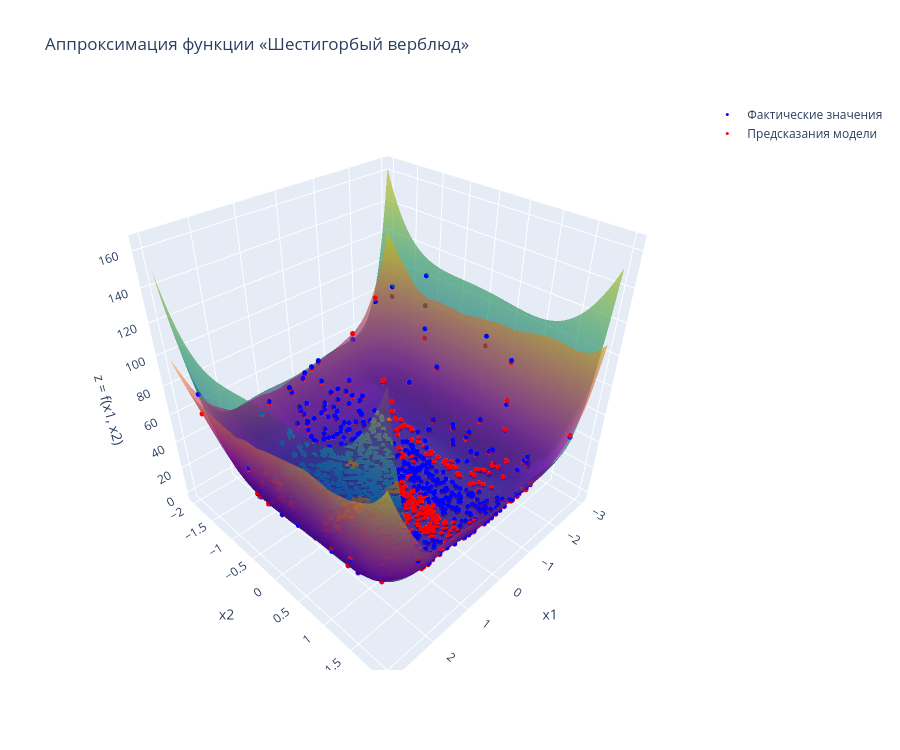

Source (notebook cell):
### Code cell
visualize_and_evaluate_3d_model(
    model=best_net_f2,
    X_test=X_test_f2,
    y_test=y_test_f2,
    y_pred=pred_f2,
    function=camel_back_6,
    title_name="Аппроксимация функции «Шестигорбый верблюд»"
)

### Figure 1 — Plotly figure (JSON) as saved in the notebook; plotly's stock layout.template omitted (floating-point values rounded to 4 significant figures; data arrays with more than 128 entries replaced by an {"elided": "..."} marker saying what was removed)
{"data": [{"colorscale": [[0.0, "#440154"], [0.1111, "#482878"], [0.2222, "#3e4989"], [0.3333, "#31688e"], [0.4444, "#26828e"], [0.5556, "#1f9e89"], [0.6667, "#35b779"], [0.7778, "#6ece58"], [0.8889, "#b5de2b"], [1.0, "#fde725"]], "name": "Исходная функция", "opacity": 0.65, "showscale": false, "x": {"elided": "80x80 float values"}, "y": {"elided": "80x80 float values"}, "z": {"elided": "80x80 float values"}, "type": "surface"}, {"colorscale": [[0.0, "#0d0887"], [0.1111, "#46039f"], [0.2222, "#7201a8"], [0.3333, "#9c179e"], [0.4444, "#bd3786"], [0.5556, "#d8576b"], [0.6667, "#ed7953"], [0.7778, "#fb9f3a"], [0.8889, "#fdca26"], [1.0, "#f0f921"]], "name": "Аппроксимация модели", "opacity": 0.65, "showscale": false, "x": {"elided": "80x80 float values"}, "y": {"elided": "80x80 float values"}, "z": {"elided": "80x80 float values"}, "type": "surface"}, {"marker": {"color": "blue", "size": 3}, "mode": "markers", "name": "Фактические значения", "x": {"elided": "1200 float values"}, "y": {"elided": "1200 float values"}, "z": {"elided": "1200 float values"}, "type": "scatter3d"}, {"marker": {"color": "red", "size": 3}, "mode": "markers", "name": "Предсказания модели", "x": {"elided": "1200 float values"}, "y": {"elided": "1200 float values"}, "z": {"elided": "1200 float values"}, "type": "scatter3d"}], "layout": {"title": {"text": "Аппроксимация функции «Шестигорбый верблюд»"}, "scene": {"xaxis": {"title": {"text": "x1"}}, "yaxis": {"title": {"text": "x2"}}, "zaxis": {"title": {"text": "z = f(x1, x2)"}}}, "height": 750}}
